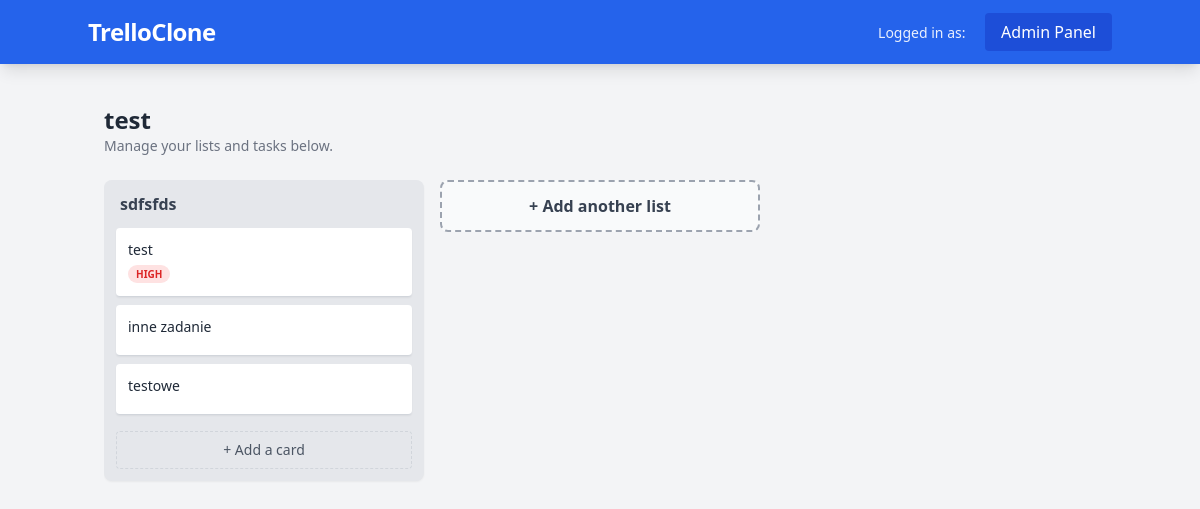
Before: /board/test/ with the older database file.
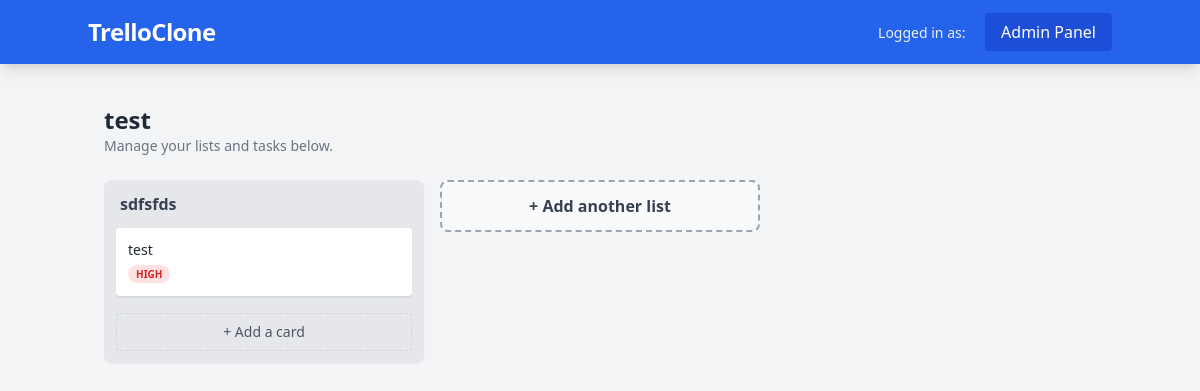
After: the same page with the newer database file.
### boards/models.py (models this page shows, shortened)
class List(models.Model):
    board = models.ForeignKey(Board, on_delete=models.CASCADE, related_name='lists')
    title = models.CharField(max_length=100)
    position = models.PositiveIntegerField(default=0)
    class Meta:
        ordering = ['position']

class Task(models.Model):
    PRIORITY_CHOICES = [
        ('LOW', 'Low'),
        ('MED', 'Medium'),
        ('HIGH', 'High'),
    ]
    list = models.ForeignKey(List, on_delete=models.CASCADE, related_name='tasks')
    title = models.CharField(max_length=200)
    description = models.TextField(blank=True)
    priority = models.CharField(max_length=4, choices=PRIORITY_CHOICES, default='MED')
    assigned_to = models.ForeignKey(User, on_delete=models.SET_NULL, null=True, blank=True)
    due_date = models.DateTimeField(null=True, blank=True)
    created_at = models.DateTimeField(auto_now_add=True)
    class Meta:
        ordering = ['-created_at']

### boards/views.py (the view)
# urls.py: path('board/<slug:slug>/', views.board_detail, name='board_detail'),
def board_detail(request, slug):
    board = get_object_or_404(Board.objects.prefetch_related('lists__tasks'), slug=slug)
    return render(request, 'boards/board_detail.html', {'board': board})

### boards/templates/boards/board_detail.html (shortened to what this page needs)
{% extends 'base.html' %}
{% block content %}
<div class="mb-6">
    <h1 class="text-2xl font-bold text-gray-800">{{ board.title }}</h1>
    <p class="text-sm text-gray-500">Manage your lists and tasks below.</p>
</div>
<div class="flex overflow-x-auto pb-4 items-start space-x-4 custom-scrollbar">
    {% for list in board.lists.all %}
    <div class="bg-gray-200 w-80 flex-shrink-0 rounded-lg shadow-sm p-3">
        <h3 class="font-bold text-gray-700 mb-3 px-1">{{ list.title }}</h3>
        <div class="space-y-2">
            {% for task in list.tasks.all %}
            <div class="bg-white p-3 rounded shadow-sm border-b border-gray-300 hover:bg-gray-50 group transition flex justify-between items-start">
                <div>
                    <p class="text-sm text-gray-800 font-medium">{{ task.title }}</p>
                    {% if task.priority == 'HIGH' %}
                        <span class="text-[10px] bg-red-100 text-red-600 px-2 py-0.5 rounded-full font-bold uppercase">High</span>
                    {% endif %}
                </div>
            </div>
            {% endfor %}
        </div>
        <a href="{% url 'add_task' list.id %}" class="mt-4 block w-full text-center text-sm text-gray-600 hover:bg-gray-300 p-2 rounded transition border border-gray-300 border-dashed">
            + Add a card
        </a>
    </div>
    {% endfor %}
    <div class="w-80 flex-shrink-0">
        <button class="w-full bg-white bg-opacity-50 hover:bg-opacity-100 text-gray-700 font-semibold p-3 rounded-lg border-2 border-dashed border-gray-400 transition">
            + Add another list
        </button>
    </div>
</div>
{% endblock %}

Changed rows visible on the page:
removed Task: title "inne zadanie"
removed Task: title "testowe"
